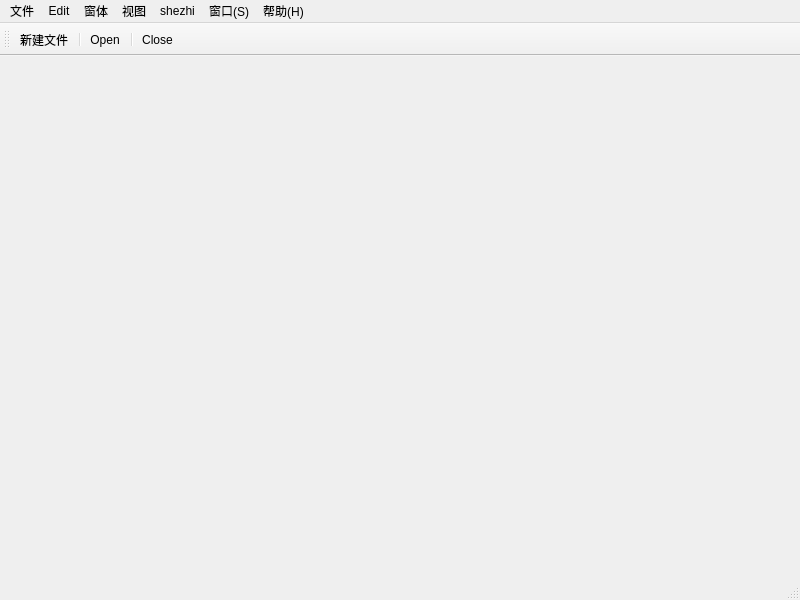
<?xml version="1.0" encoding="UTF-8"?>
<ui version="4.0">
 <class>MainWindow</class>
 <widget class="QMainWindow" name="MainWindow">
  <property name="geometry">
   <rect>
    <x>0</x>
    <y>0</y>
    <width>800</width>
    <height>600</height>
   </rect>
  </property>
  <property name="windowTitle">
   <string>MainWindow</string>
  </property>
  <widget class="QWidget" name="centralwidget"/>
  <widget class="QToolBar" name="toolBar">
   <property name="windowTitle">
    <string>toolBar</string>
   </property>
   <attribute name="toolBarArea">
    <enum>TopToolBarArea</enum>
   </attribute>
   <attribute name="toolBarBreak">
    <bool>false</bool>
   </attribute>
   <addaction name="actionnew"/>
   <addaction name="separator"/>
   <addaction name="actionOpen"/>
   <addaction name="separator"/>
   <addaction name="actionClose"/>
  </widget>
  <widget class="QMenuBar" name="menuBar">
   <property name="geometry">
    <rect>
     <x>0</x>
     <y>0</y>
     <width>800</width>
     <height>23</height>
    </rect>
   </property>
   <widget class="QMenu" name="menu">
    <property name="title">
     <string>文件</string>
    </property>
    <addaction name="separator"/>
    <addaction name="actionnew"/>
    <addaction name="actionOpen"/>
    <addaction name="actionClose"/>
   </widget>
   <widget class="QMenu" name="menuEdit">
    <property name="title">
     <string>Edit</string>
    </property>
    <addaction name="actionUndo"/>
   </widget>
   <widget class="QMenu" name="menu_2">
    <property name="title">
     <string>窗体</string>
    </property>
   </widget>
   <widget class="QMenu" name="menu_3">
    <property name="title">
     <string>视图</string>
    </property>
   </widget>
   <widget class="QMenu" name="menushezhi">
    <property name="title">
     <string>shezhi</string>
    </property>
   </widget>
   <widget class="QMenu" name="menu_S">
    <property name="title">
     <string>窗口(S)</string>
    </property>
   </widget>
   <widget class="QMenu" name="menu_H">
    <property name="title">
     <string>帮助(H)</string>
    </property>
    <addaction name="separator"/>
    <addaction name="actiondsa"/>
    <addaction name="separator"/>
    <addaction name="actiondsadsa"/>
    <addaction name="separator"/>
   </widget>
   <addaction name="menu"/>
   <addaction name="menuEdit"/>
   <addaction name="menu_2"/>
   <addaction name="menu_3"/>
   <addaction name="menushezhi"/>
   <addaction name="menu_S"/>
   <addaction name="menu_H"/>
  </widget>
  <widget class="QStatusBar" name="statusBar"/>
  <action name="actionnew">
   <property name="text">
    <string>新建文件</string>
   </property>
  </action>
  <action name="actionOpen">
   <property name="text">
    <string>Open</string>
   </property>
  </action>
  <action name="actionClose">
   <property name="text">
    <string>Close</string>
   </property>
  </action>
  <action name="actionUndo">
   <property name="text">
    <string>Undo</string>
   </property>
  </action>
  <action name="actiondsa">
   <property name="text">
    <string>关于插件</string>
   </property>
  </action>
  <action name="actiondsadsa">
   <property name="text">
    <string>dsadsa</string>
   </property>
  </action>
 </widget>
 <resources/>
 <connections/>
</ui>
